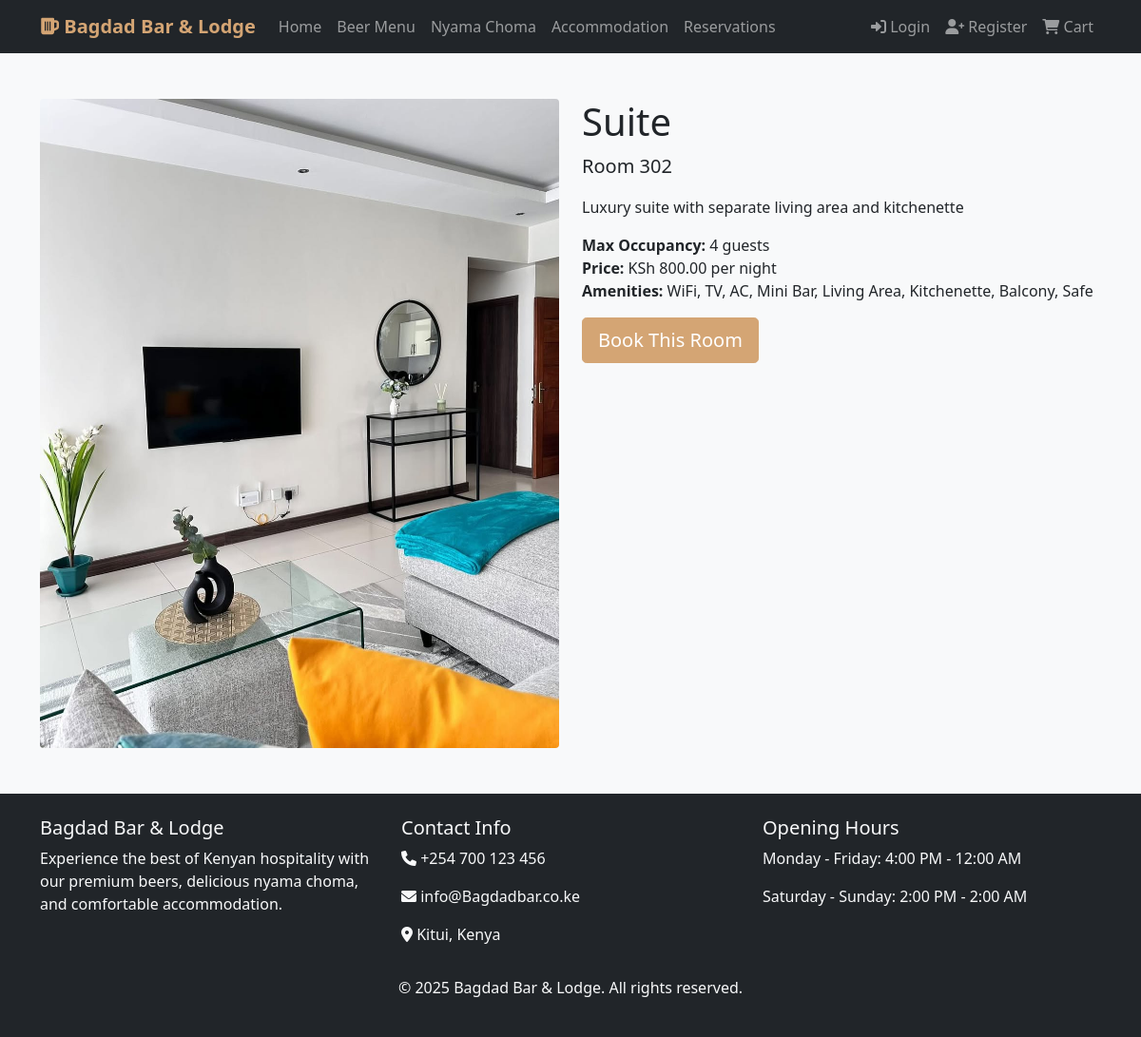
The app's page /accommodation/room/7/ with its own data.
### accommodation/models.py (models this page shows, shortened)
class Room(models.Model):
    room_number = models.CharField(max_length=10, unique=True)
    room_type = models.ForeignKey(RoomType, on_delete=models.CASCADE)
    is_available = models.BooleanField(default=True)
    amenities = models.TextField(help_text="List amenities separated by commas")
    image = models.ImageField(upload_to='rooms/', blank=True)

class RoomType(models.Model):
    name = models.CharField(max_length=100)
    description = models.TextField()
    base_price = models.DecimalField(max_digits=8, decimal_places=2)
    max_occupancy = models.IntegerField()

### accommodation/views.py (the view)
# urls.py: path('room/<int:room_id>/', views.room_detail, name='room_detail'),
def room_detail(request, room_id):
    room = get_object_or_404(Room, id=room_id)
    context = {'room': room}
    return render(request, 'accommodation/room_detail.html', context)

### templates/accommodation/room_detail.html
{% extends 'base.html' %}
{% block content %}
<div class="container my-5">
    <div class="row">
        <div class="col-md-6">
            {% if room.image %}
                <img src="{{ room.image.url }}" class="img-fluid rounded" alt="{{ room.room_type.name }}">
            {% else %}
                <div class="bg-light d-flex align-items-center justify-content-center rounded" style="height: 400px;">
                    <i class="fas fa-bed fa-5x text-muted"></i>
                </div>
            {% endif %}
        </div>
        <div class="col-md-6">
            <h1>{{ room.room_type.name }}</h1>
            <p class="lead">Room {{ room.room_number }}</p>
            <p>{{ room.room_type.description }}</p>
            <ul class="list-unstyled">
                <li><strong>Max Occupancy:</strong> {{ room.room_type.max_occupancy }} guests</li>
                <li><strong>Price:</strong> KSh {{ room.room_type.base_price }} per night</li>
                <li><strong>Amenities:</strong> {{ room.amenities }}</li>
            </ul>
            {% if room.is_available %}
                <a href="{% url 'accommodation:book_room' room.id %}" class="btn btn-primary btn-lg">Book This Room</a>
            {% else %}
                <button class="btn btn-secondary btn-lg" disabled>Room Not Available</button>
            {% endif %}
        </div>
    </div>
</div>
{% endblock %}

### templates/base.html (style rules this page uses)
.btn-primary { background-color: #d4a574; border-color: #d4a574; }
body { background-color: #f8f9fa; }

### records on screen
Room: image (picture), room_type.name "Suite", room_number "302", room_type.description "Luxury suite with separate living area and kitchenette", room_type.max_occupancy "4", room_type.base_price "800.00", amenities "WiFi, TV, AC, Mini Bar, Living Area, Kitchenette, Balcony, Safe"
